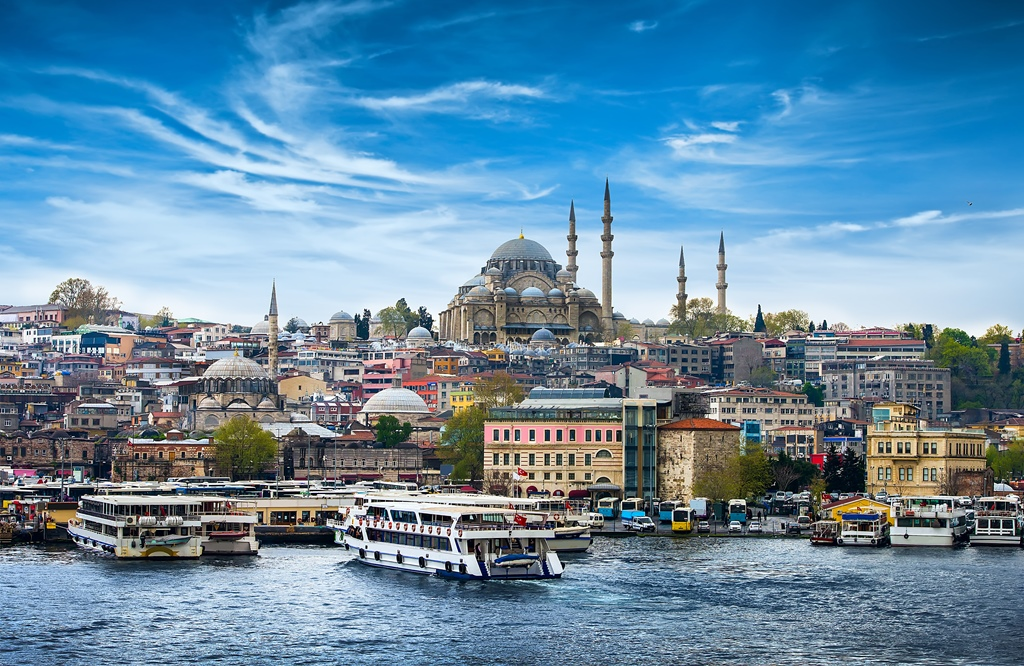
#> input picture robert_cross_filtre/picture.jpg, 1024 x 666 px
$ python robert_cross_filtre.py
#> lines starting #> are read from the running program, lines starting #| are printed output that depends on the picture
import cv2
import numpy as np
from scipy import ndimage

robertsX = np.array([[1, 0], [0, -1]])
robertsY = np.array([[0, 1], [-1, 0]])

img = cv2.imread("picture.jpg", 0).astype('float64')
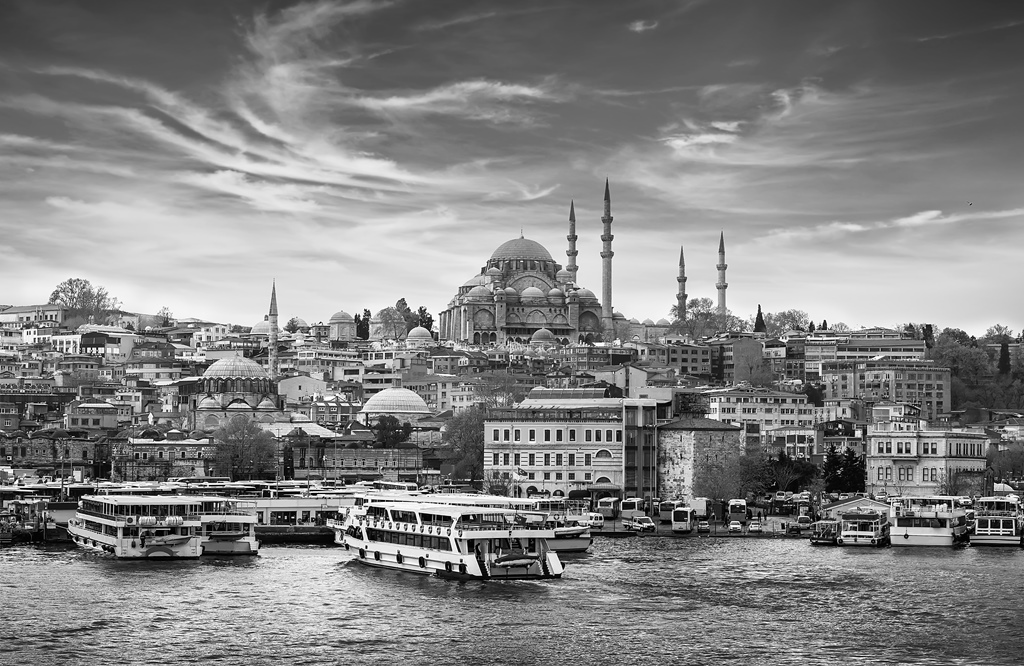
#> img: shape (666, 1024) float64; min 0, max 255, mean 130.7

img /= 255
X = ndimage.convolve(img, robertsX)
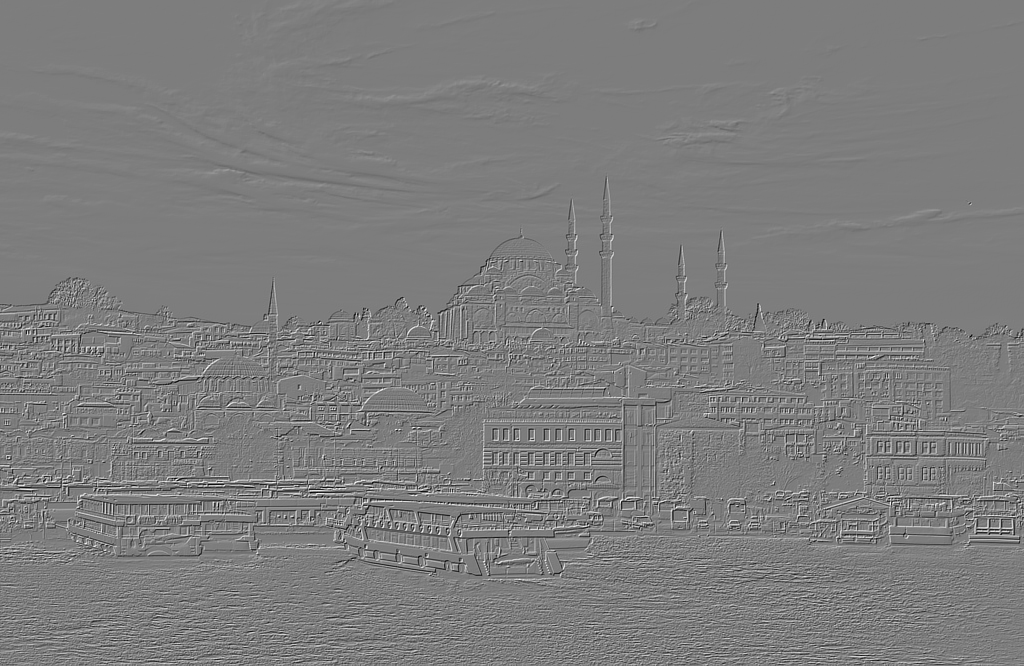
#> X: shape (666, 1024) float64; min -0.957, max 0.988, mean 0.00021; drawn with min black and max white
Y = ndimage.convolve(img, robertsY)
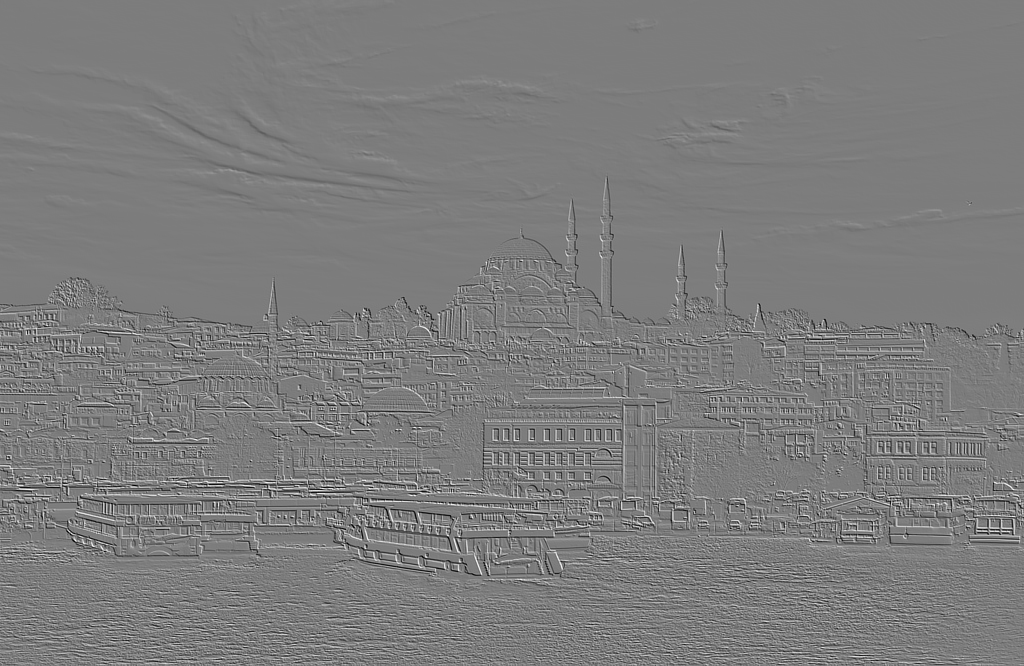
#> Y: shape (666, 1024) float64; min -0.953, max 0.996, mean 0.000368; drawn with min black and max white

filter_img = np.sqrt(np.square(Y) + np.square(X))
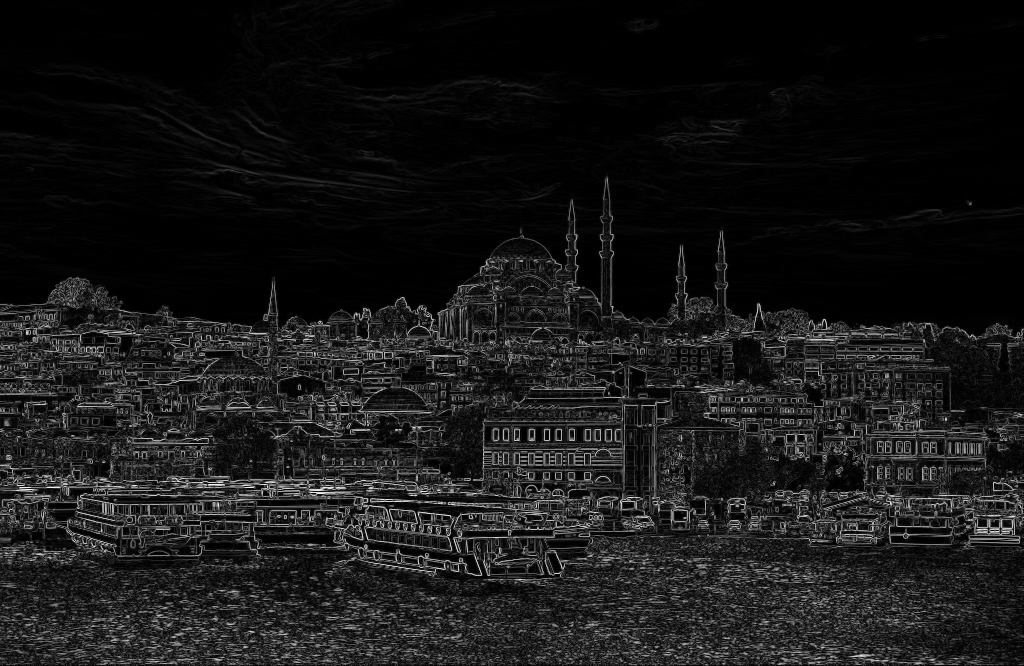
#> filter_img: shape (666, 1024) float64; min 0, max 1.27, mean 0.12; drawn with min black and max white

cv2.imshow("Original", img)
cv2.imshow("Robert", filter_img)
cv2.waitKey(0)
cv2.destroyAllWindows()
